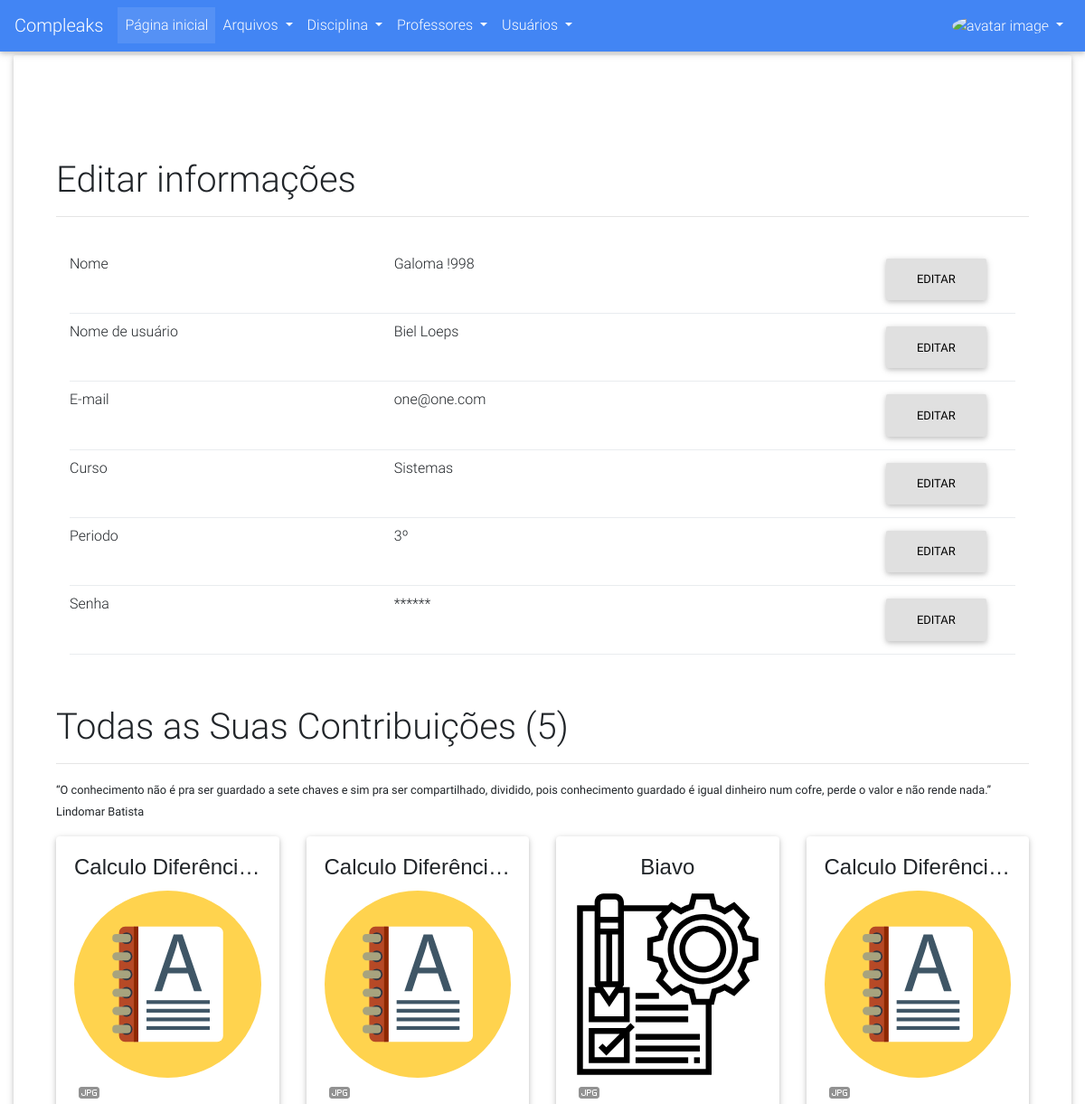
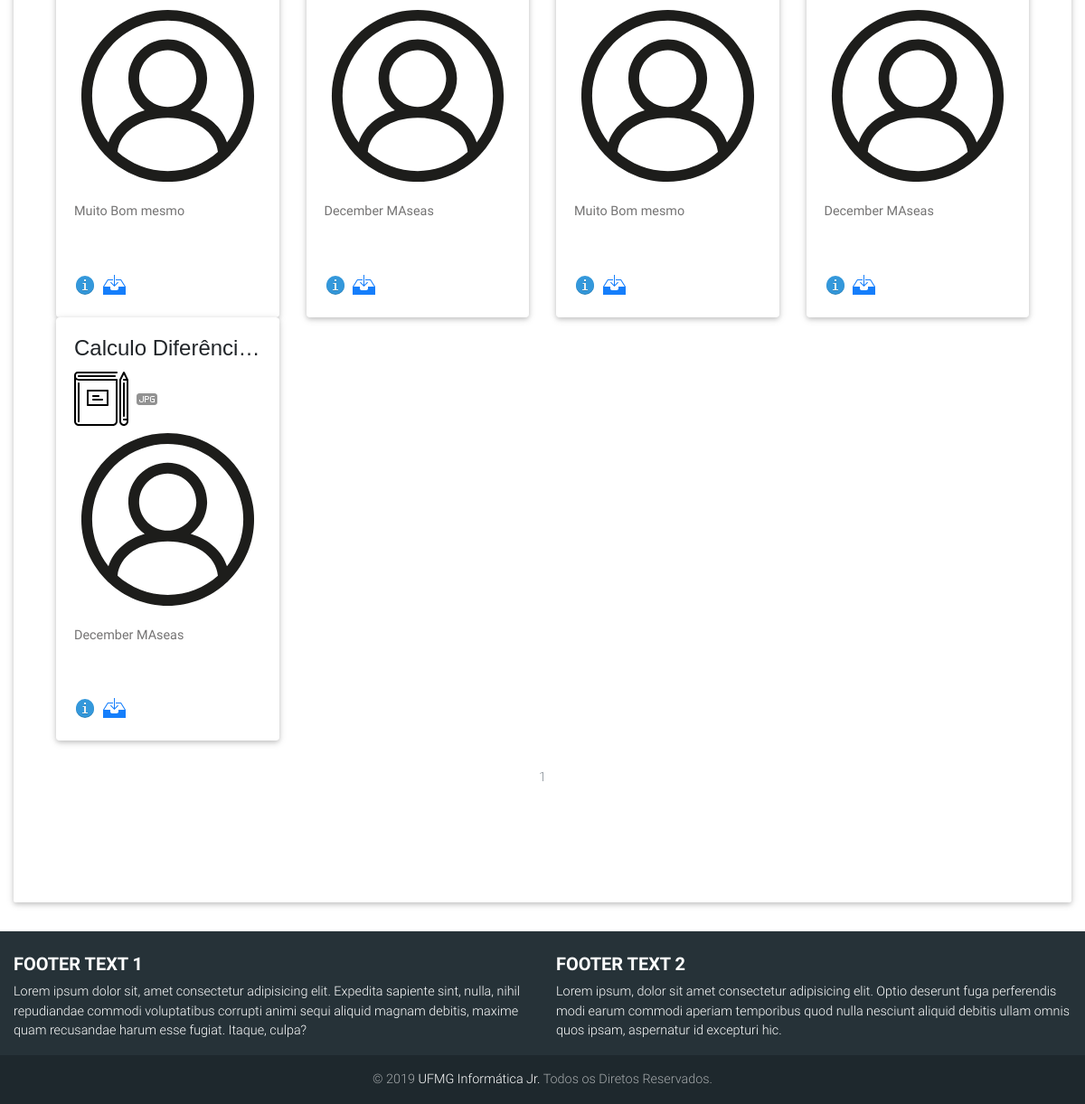
The app's page /usuarios/troca (signed in) with its own data (2 pictures, top to bottom).
### compleaks/usuarios/models.py (models this page shows, shortened)
class Usuario(db.Model, UserMixin):
	__tablename__ = 'usuarios'
	id = db.Column(db.Integer, primary_key=True)
	username = db.Column(db.String(30), unique=True)
	hhash = db.Column(db.String)
	nome = db.Column(db.String(120))
	email = db.Column(db.String(120), unique=True)
	curso = db.Column(db.String(64))
	periodo = db.Column(db.Integer)
	is_admin = db.Column(db.Integer)
	data_criacao = db.Column(db.DateTime, default=datetime.now())
	ativado = db.Column(db.Boolean)
	data_deletado = db.Column(db.DateTime, nullable=True)
	id_deletor = db.Column(db.Integer, nullable=True)
	motivo_delete = db.Column(db.String(120), nullable=True)
	arquivos = db.relationship('Arquivo', backref='author', lazy=True)
	avaliacoes = db.relationship('Avaliacao_Arquivo', backref='avaliador', lazy=True)

### compleaks/arquivos/models.py (models this page shows, shortened)
class Arquivo(db.Model):
	__tablename__ = 'arquivos'
	id = db.Column(db.Integer, primary_key=True)
	arquivo = db.Column(db.String(120), nullable=False)
	ano = db.Column(db.Integer)
	semestre = db.Column(db.String(80))
	tipo_conteudo = db.Column(db.String(120))
	observacoes = db.Column(db.Text)
	extensao = db.Column(db.String(6))
	data_submissao = db.Column(db.DateTime, default=datetime.now)
	nota = db.Column(db.Integer, nullable=True)
	data_deletado = db.Column(db.DateTime, nullable=True)
	ativado = db.Column(db.Boolean)
	id_deletor = db.Column(db.Integer, nullable=True)
	motivo_delete = db.Column(db.String(600), nullable=True)
	professors = db.relationship(Professor)
	disciplinas = db.relationship(Disciplina)
	usuarios = db.relationship(Usuario)
	professor_id = db.Column(db.Integer, db.ForeignKey('professores.id'), nullable=True)
	disciplina_id = db.Column(db.Integer, db.ForeignKey('disciplinas.id'), nullable=False)
	usuario_id = db.Column(db.Integer, db.ForeignKey('usuarios.id'), nullable=False)
	avaliacoes = db.relationship('Avaliacao_Arquivo', backref='arquivo_avaliado', lazy=True)

### compleaks/disciplinas/models.py (models this page shows, shortened)
class Disciplina(db.Model):
	__tablename__ = 'disciplinas'
	id = db.Column(db.Integer, primary_key=True)
	nome = db.Column(db.String, unique=True)
	data_criacao = db.Column(db.DateTime, default=datetime.now())
	ativado = db.Column(db.Boolean)
	data_deletado = db.Column(db.DateTime, nullable=True)
	id_deletor = db.Column(db.Integer, nullable=True)
	id_criador = db.Column(db.Integer, nullable=True)
	motivo_delete = db.Column(db.String(120), nullable=True)
	arquivos = db.relationship('Arquivo', backref='disciplina', lazy=True)

### compleaks/usuarios/views.py (the view, shortened to what this page needs)
@usuarios.route('/troca', methods=['POST', 'GET'])
@login_required
def troca():
	form_email = TrocaEmailForm()
	form_senha =  TrocaSenhaForm()
	form_nome = TrocaNomeForm()
	form_username = TrocaUsernameForm()
	form_curso = TrocaCursoForm()
	form_periodo = TrocaPeriodoForm()
	if form_nome.validate_on_submit():
		current_user.nome = form_nome.novo_nome.data
		db.session.commit()
		flash("Nome trocado com sucesso!", "warning")
	if form_username.validate_on_submit():
		current_user.username = form_username.novo_username.data
		db.session.commit()
		flash("Nome de usuário trocado com sucesso!", "warning")
	if form_curso.validate_on_submit():
		current_user.curso = form_curso.novo_curso.data
		db.session.commit()
		flash("Curso trocado com sucesso!", "warning")
	if form_periodo.validate_on_submit():
		current_user.periodo = form_periodo.novo_periodo.data
		db.session.commit()
		flash("Periodo trocado com sucesso!", "warning")
	bcrypt = Bcrypt()
	page = request.args.get('page', 1, type=int)
	arquivos = Arquivo.query\
					.filter(Arquivo.usuario_id\
					.contains(int(current_user.id)))\
					.filter_by(ativado=True)\
					.paginate(page=page, per_page=12)
	arquivos_row_1 = []
	arquivos_row_2 = []
	arquivos_row_3 = []
	contador = 0
	for arquivo in arquivos.items:
		if contador >= 4:
			break
		arquivos_row_1.append(arquivo)
		contador = contador + 1
	contador = 0
	for arquivo in arquivos.items:
		if contador >= 8:
			break
		if contador >= 4:
			arquivos_row_2.append(arquivo)
		contador = contador + 1
	contador = 0
	for arquivo in arquivos.items:
		if contador >= 12:
			break
		if contador >= 8:
			arquivos_row_3.append(arquivo)
		contador = contador + 1
	arquivos_rows = [arquivos_row_1, arquivos_row_2, arquivos_row_3]
	quantidade = len(arquivos_row_1) + len(arquivos_row_2) + len(arquivos_row_3)
	return render_template('troca_informacao.html',
							form_email=form_email,
							form_senha=form_senha,
							dist=dist,
							arquivos_rows=arquivos_rows,
							contribuiu=quantidade,
							arquivos=arquivos,
							current_user=current_user,
							form_nome=form_nome,
							form_username=form_username,
							form_curso=form_curso,
							form_periodo=form_periodo)

### compleaks/usuarios/models.py (called while the page is built)
@login_manager.user_loader
def load_user(user_id):
    return Usuario.query.get(user_id)

### compleaks/usuarios/templates/usuarios/troca_informacao.html (shortened to what this page needs)
{% extends 'base.html' %}
{% block content %}
    <div class="page-header">
        <h1>Editar informações</h1>
        <hr/>
    </div>
    <br>
    <div class="container">
        <div class="row">
            <div class="col-sm-4">
                Nome
            </div>
            <div class="col-sm-6">
                {{ current_user.nome }}
            </div>
            <div class="col-sm-2">
                <button type="button" class="btn btn-light" onclick="formulario_nome('editar_nome')">Editar</button>
            </div>
        </div>
        <div class="dropdown-divider"></div>
        <div class="row">
            <div class="col-sm-4">
                Nome de usuário
            </div>
            <div class="col-sm-6">
                {{ current_user.username }}
            </div>
            <div class="col-sm-2">
                <button type="button" class="btn btn-light" onclick="formulario_username('editar_username')">Editar</button>
            </div>
        </div>
        <div class="dropdown-divider"></div>
        <div class="row">
            <div class="col-sm-4">
                E-mail
            </div>
            <div class="col-sm-6">
                {{ current_user.email }}
            </div>
            <div class="col-sm-2">
                <button type="button" class="btn btn-light" onclick="formulario_email('editar_email')">Editar</button>
            </div>
        </div>
        <div class="dropdown-divider"></div>
        <div class="row">
            <div class="col-sm-4">
                Curso
            </div>
            <div class="col-sm-6">
                {{ current_user.curso }}
            </div>
            <div class="col-sm-2">
                <button type="button" class="btn btn-light" onclick="formulario_curso('editar_curso')">Editar</button>
            </div>
        </div>
        <div class="dropdown-divider"></div>
        <div class="row">
            <div class="col-sm-4">
                Periodo
            </div>
            <div class="col-sm-6">
                {{ current_user.periodo }}º
            </div>
            <div class="col-sm-2">
                <button type="button" class="btn btn-light" onclick="formulario_periodo('editar_periodo')">Editar</button>
            </div>
        </div>
        <div class="dropdown-divider"></div>
        <div class="row">
            <div class="col-sm-4">
                Senha
            </div>
            <div class="col-sm-6">
                ******
            </div>
            <div class="col-sm-2">
                <button type="button" class="btn btn-light" onclick="formulario_senha('editar_senha')">Editar</button>
            </div>
        </div>
        <div class="dropdown-divider"></div>
    </div>
    <br/>
    <br/>
    <div>
        <div class="page-header">
            <h1>Todas as Suas Contribuições ({{contribuiu}})</h1>
            <hr/>
            <p>
            <small><q>O conhecimento não é pra ser guardado a sete chaves e sim pra ser compartilhado, dividido, pois conhecimento guardado é igual dinheiro num cofre, perde o valor e não rende nada.</q><br/>
        Lindomar Batista</small></p>
        </div>
        {% for row in arquivos_rows %}
            {% if row %}
            <div class="row">
                {% for arquivo in row %}
                    <div class="col-lg-3 col-6">
                        <div class="dist card">
                        <div class="card-body">
                            <h4 style="font-family: sans-serif;" class="card-title text-center text-truncate">{{arquivo.disciplina.nome}}</h4>
                            <p class="card-text">
                                <a href="{{ url_for('arquivos.buscar', filtro=3, admin='nao', pesquisa='nao', tip_arquiv=arquivo.tipo_conteudo) }}?page=1"><img class="img-responsive image marcas" data-toggle="tooltip" data-placement="button" title="{{arquivo.tipo_conteudo}}" src="{{url_for('static', filename='images/icones/conteudo/'+arquivo.tipo_conteudo+'.svg')}}" alt="{{arquivo.tipo_conteudo}}."></a>
                                <a href="#"><img src="{{url_for('static', filename='images/icones/arquivo/'+arquivo.extensao+'.svg')}}" data-toggle="tooltip" data-placement="button" title="Arquivo {{arquivo.extensao}}" class="image marcas" alt="Tipo de arquivo é {{arquivo.extensao}}"></a>
                                <a class="sumiras" href="{{url_for('usuarios.perfil', user_id=arquivo.author.id)}}"><img class="img-responsive image marcas" data-toggle="tooltip" data-placement="bottom" title="{{arquivo.author.username}}" src="{{url_for('static', filename='images/icones/padrao/user.svg')}}" alt="Username"></a>
                            </p>
                            <h5><p class="card-text text-truncate"><a data-toggle="tooltip" data-placement="top" title="{{arquivo.observacoes}}">{{arquivo.observacoes}}</a></p></h5>
                            <p>
                                <div id="atual2-{{arquivo.id}}">
                                </div>
                            </p>
                            <a href="#" data-toggle="modal" data-target="#confirm{{arquivo.id}}" class="card-link"><img class="img-responsive info" data-toggle="tooltip" data-placement="bottom" title="Mais Informações" src="{{url_for('static', filename='images/icones/padrao/info.svg')}}" alt="mais"></a>
                            <a  href="{{ url_for('static', filename='uploads/' + arquivo.arquivo + '.zip') }}"><img class="img-responsive download" data-toggle="tooltip" data-placement="top" title="Download" src="{{url_for('static', filename='images/icones/padrao/downloads.svg')}}" alt="Download"/></a>
                        </div>
                        </div>
                    </div>
                    {% endfor %}
                </div>
            {% endif %}
        {% endfor %}
        <br/>
        <nav  aria-label="Page navigation example" style="position: static;">
            <ul class="pagination justify-content-center">
                {% for page_num in arquivos.iter_pages(left_edge=1, right_edge=1, left_current=1, right_current=2) %}
                    {% if arquivos.page == page_num and page_num %}
                        <li class="page-item disabled">
                            <a class="page-link" href="{{ url_for('usuarios.troca', page=page_num) }}">{{ page_num }}</a></li>
                    {% elif page_num %}
                        <li class="page-item">
                            <a class="page-link" href="{{ url_for('usuarios.troca', page=page_num) }}">{{ page_num }}</a></li>
                        </li>
                    {% else %}
                        ...
                    {% endif %}
                {% endfor %}
            </ul>
        </nav>
    </div>
{% endblock %}

### records on screen
Usuario: nome "Galoma !998", username "Biel Loeps", email "one@one.com", curso "Sistemas", periodo "3"
Arquivo: disciplina.nome "Calculo Diferênci…", tipo_conteudo (picture), observacoes "Muito Bom mesmo"
Arquivo: disciplina.nome "Calculo Diferênci…", tipo_conteudo (picture), observacoes "December MAseas"
Arquivo: disciplina.nome "Biavo", tipo_conteudo (picture), observacoes "Muito Bom mesmo"
Arquivo: disciplina.nome "Calculo Diferênci…", tipo_conteudo (picture), observacoes "December MAseas"
Arquivo: disciplina.nome "Calculo Diferênci…", tipo_conteudo (picture), observacoes "December MAseas"

### other values on screen
{{ contribuiu }} "5"
{{ page_num }} "1"
